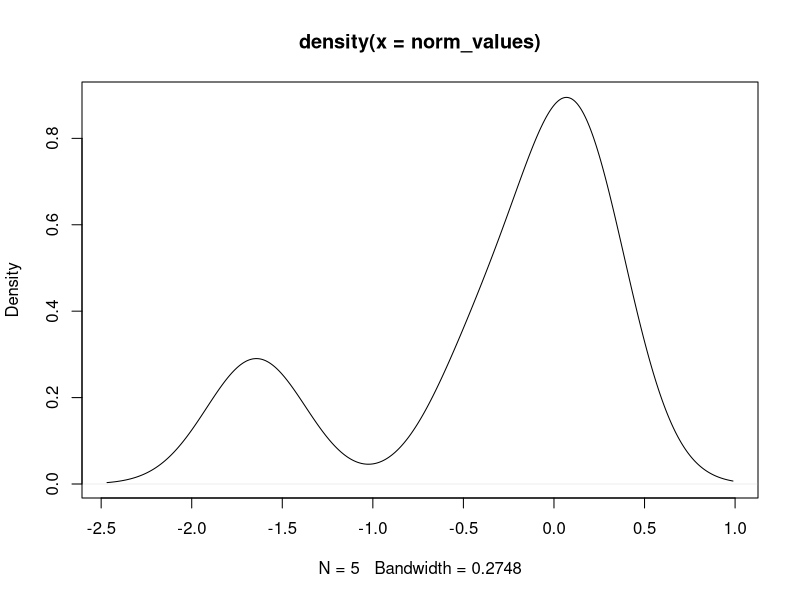
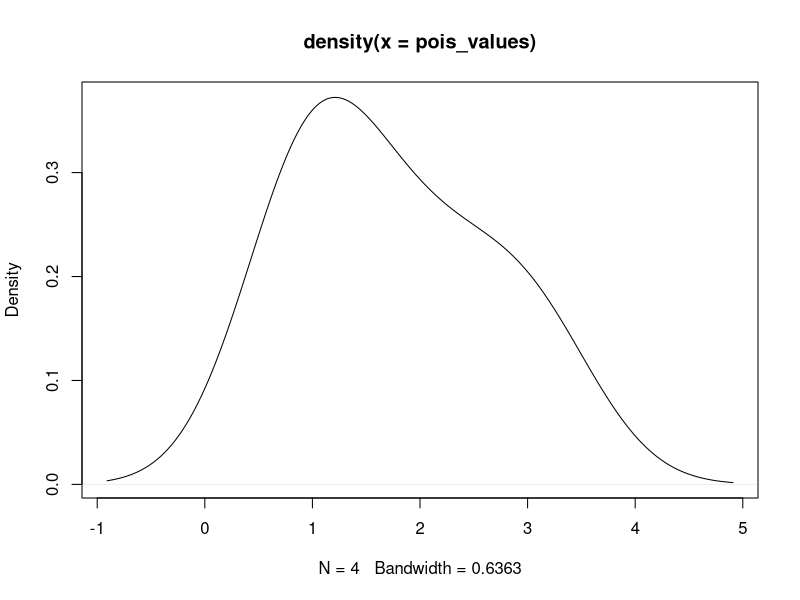

The R script that drew these images, in order:
values <- rpois(40, 4)
values

sum(values)
var(values)
length(values)

# generate  normal distributed observations
norm_values <- rnorm(5)
mean(norm_values)
var(norm_values)
norm_values

plot(density(norm_values))
shapiro.test(norm_values) # h0 cannot be discarded if p-value is larger than alpha

# create a poisson distribution
pois_values <- rpois(4, 2)
plot(density(pois_values))
shapiro.test(pois_values) # if the p-value is larger than the alpha-value, h0 cannot be discarded
